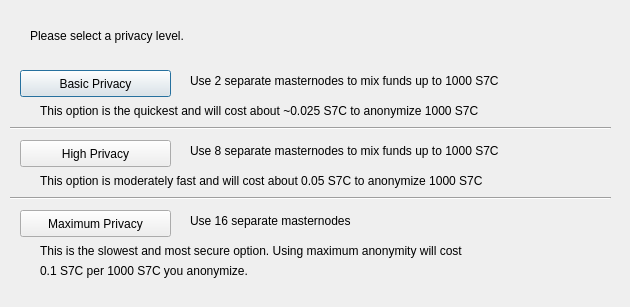
<?xml version="1.0" encoding="UTF-8"?>
<ui version="4.0">
 <class>DarksendConfig</class>
 <widget class="QDialog" name="DarksendConfig">
  <property name="geometry">
   <rect>
    <x>0</x>
    <y>0</y>
    <width>630</width>
    <height>307</height>
   </rect>
  </property>
  <property name="windowTitle">
   <string>Configure PrivateSend</string>
  </property>
  <widget class="QPushButton" name="buttonBasic">
   <property name="geometry">
    <rect>
     <x>20</x>
     <y>70</y>
     <width>151</width>
     <height>27</height>
    </rect>
   </property>
   <property name="text">
    <string>Basic Privacy</string>
   </property>
  </widget>
  <widget class="QPushButton" name="buttonHigh">
   <property name="geometry">
    <rect>
     <x>20</x>
     <y>140</y>
     <width>151</width>
     <height>27</height>
    </rect>
   </property>
   <property name="text">
    <string>High Privacy</string>
   </property>
  </widget>
  <widget class="QPushButton" name="buttonMax">
   <property name="geometry">
    <rect>
     <x>20</x>
     <y>210</y>
     <width>151</width>
     <height>27</height>
    </rect>
   </property>
   <property name="text">
    <string>Maximum Privacy</string>
   </property>
  </widget>
  <widget class="QLabel" name="label">
   <property name="geometry">
    <rect>
     <x>30</x>
     <y>20</y>
     <width>571</width>
     <height>31</height>
    </rect>
   </property>
   <property name="text">
    <string>Please select a privacy level.</string>
   </property>
  </widget>
  <widget class="QLabel" name="label_2">
   <property name="geometry">
    <rect>
     <x>190</x>
     <y>70</y>
     <width>421</width>
     <height>21</height>
    </rect>
   </property>
   <property name="text">
    <string>Use 2 separate masternodes to mix funds up to 1000 S7C</string>
   </property>
  </widget>
  <widget class="QLabel" name="label_3">
   <property name="geometry">
    <rect>
     <x>190</x>
     <y>140</y>
     <width>411</width>
     <height>21</height>
    </rect>
   </property>
   <property name="text">
    <string>Use 8 separate masternodes to mix funds up to 1000 S7C</string>
   </property>
  </widget>
  <widget class="QLabel" name="label_4">
   <property name="geometry">
    <rect>
     <x>190</x>
     <y>210</y>
     <width>421</width>
     <height>21</height>
    </rect>
   </property>
   <property name="text">
    <string>Use 16 separate masternodes</string>
   </property>
  </widget>
  <widget class="QLabel" name="label_6">
   <property name="geometry">
    <rect>
     <x>40</x>
     <y>100</y>
     <width>561</width>
     <height>21</height>
    </rect>
   </property>
   <property name="text">
    <string>This option is the quickest and will cost about ~0.025 S7C to anonymize 1000 S7C</string>
   </property>
  </widget>
  <widget class="QLabel" name="label_7">
   <property name="geometry">
    <rect>
     <x>40</x>
     <y>170</y>
     <width>561</width>
     <height>21</height>
    </rect>
   </property>
   <property name="text">
    <string>This option is moderately fast and will cost about 0.05 S7C to anonymize 1000 S7C</string>
   </property>
  </widget>
  <widget class="QLabel" name="label_8">
   <property name="geometry">
    <rect>
     <x>40</x>
     <y>240</y>
     <width>561</width>
     <height>21</height>
    </rect>
   </property>
   <property name="text">
    <string>This is the slowest and most secure option. Using maximum anonymity will cost</string>
   </property>
  </widget>
  <widget class="QLabel" name="label_9">
   <property name="geometry">
    <rect>
     <x>40</x>
     <y>260</y>
     <width>561</width>
     <height>21</height>
    </rect>
   </property>
   <property name="text">
    <string>0.1 S7C per 1000 S7C you anonymize.</string>
   </property>
  </widget>
  <widget class="Line" name="line">
   <property name="geometry">
    <rect>
     <x>10</x>
     <y>120</y>
     <width>601</width>
     <height>16</height>
    </rect>
   </property>
   <property name="orientation">
    <enum>Qt::Horizontal</enum>
   </property>
  </widget>
  <widget class="Line" name="line_2">
   <property name="geometry">
    <rect>
     <x>10</x>
     <y>190</y>
     <width>601</width>
     <height>16</height>
    </rect>
   </property>
   <property name="orientation">
    <enum>Qt::Horizontal</enum>
   </property>
  </widget>
 </widget>
 <resources/>
 <connections/>
</ui>
